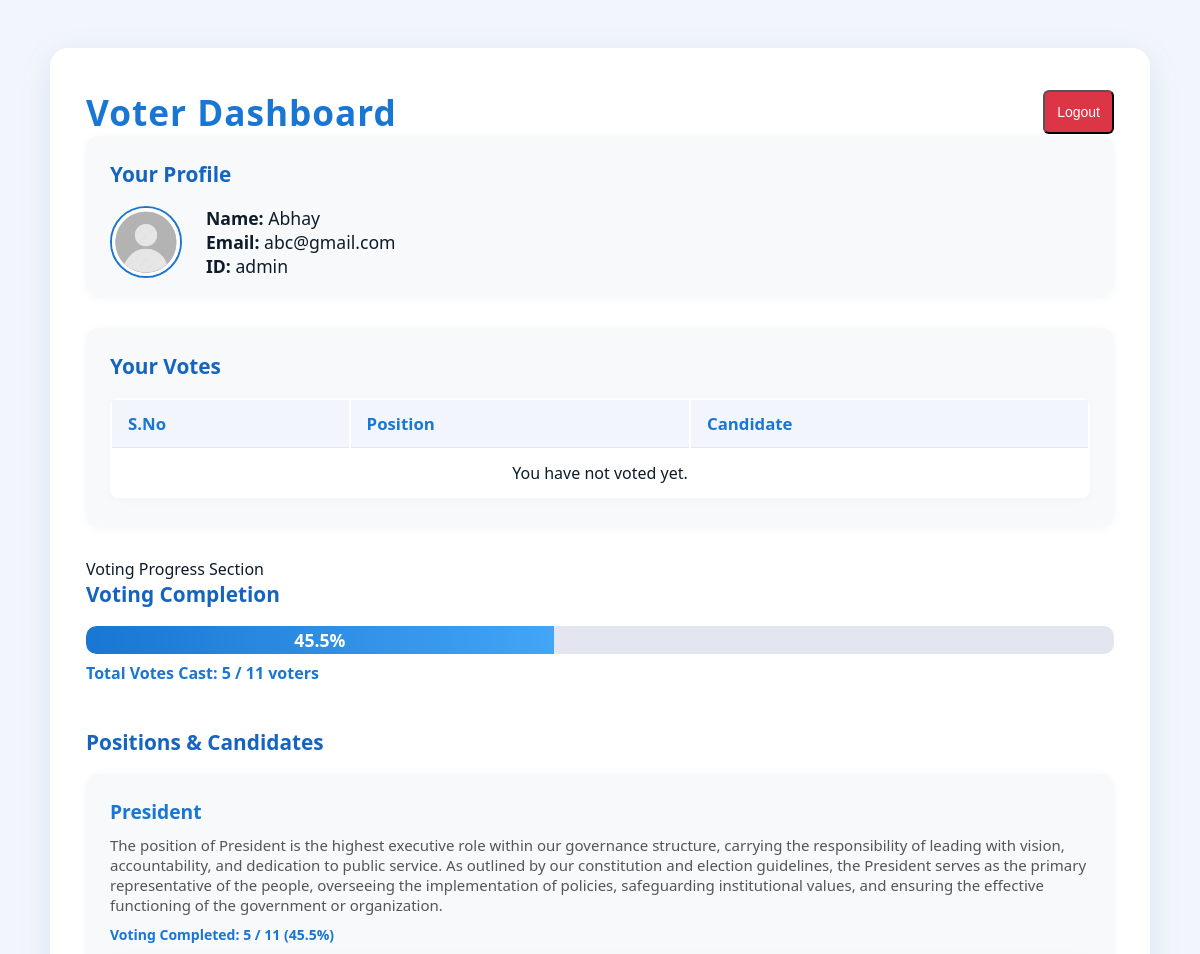
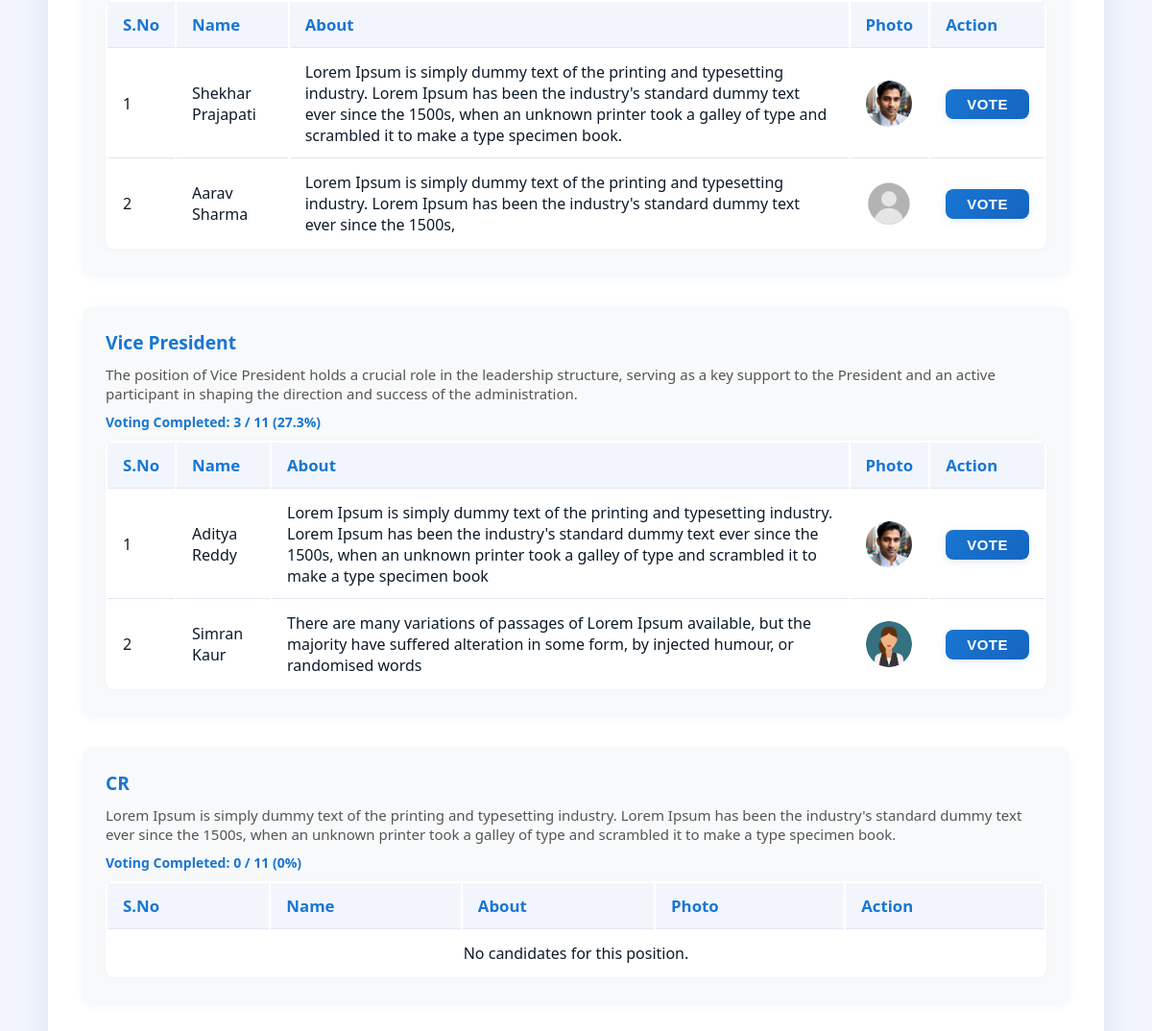
/user/voter/index.php (signed in), run on the app's committed database (2 pictures, top to bottom).
### tables this page shows
CREATE TABLE `positions` (
  `id` int(11) NOT NULL,
  `title` varchar(50) NOT NULL,
  `description` varchar(500) NOT NULL
);

CREATE TABLE `candidates` (
  `id` varchar(25) NOT NULL,
  `name` varchar(30) NOT NULL,
  `email` varchar(50) NOT NULL,
  `password` varchar(25) NOT NULL,
  `gender` varchar(15) NOT NULL,
  `about` varchar(500) NOT NULL,
  `position_id` int(11) NOT NULL,
  `photo` varchar(50) NOT NULL,
  `status` varchar(11) NOT NULL
);

### user/voter/index.php (the view, shortened to what this page needs)
<?php
    include "../../include/conn/conn.php";
?>
<!DOCTYPE html>
<html lang="en">
<head>
    <link rel="stylesheet" href="../../include/css/voter_dashboard.css">
    <link rel="stylesheet" href="../../include/css/admin.css">
</head>
<body>
    <div class="voter-dashboard-container">
        <div style="display: flex; justify-content: space-between; align-items: center;">
            <h1 class="dashboard-title" style="margin-bottom:0;">Voter Dashboard</h1>
            <form action="" method="POST" style="margin:0;">
                <button type="submit" class="logout-btn" name="logout" value="logout">Logout</button>
            </form>
        </div>
        <section class="profile-section" style="margin-bottom:32px;background:#f8f9fa;border-radius:12px;padding:24px 24px 18px 24px;box-shadow:0 2px 8px rgba(25,118,210,0.06);">
            <div class="section-title">Your Profile</div>
            <div class="profile-info" style="display:flex;align-items:center;gap:24px;">
                <img class="profile-photo" src="<?php echo isset($_SESSION['user']['photo']) ? '../../include/photo/' . $_SESSION['user']['photo'] : '../../include/img/login_bg.jpeg'; ?>" alt="Profile Photo" style="width:72px;height:72px;border-radius:50%;object-fit:cover;border:2px solid #1976d2;">
                <div class="profile-details" style="font-size:1.1rem;">
                    <div><strong>Name:</strong> <?php echo $_SESSION['user']['name']; ?></div>
                    <div><strong>Email:</strong> <?php echo $_SESSION['user']['email']; ?></div>
                    <div><strong>ID:</strong> <?php echo $_SESSION['user']['id']; ?></div>
                </div>
            </div>
        </section>
        <section class="votes-cast-section" style="margin-bottom:32px;background:#f8f9fa;border-radius:12px;padding:24px 24px 18px 24px;box-shadow:0 2px 8px rgba(25,118,210,0.06);">
            <div class="section-title">Your Votes</div>
            <table class="candidates-table">
                <thead>
                    <tr>
                        <th>S.No</th>
                        <th>Position</th>
                        <th>Candidate</th>
                    </tr>
                </thead>
                <tbody>
                <?php
                    $voter_id = $_SESSION['user']['id'];
                    $votes_query = "SELECT v.position_id, v.candidate_id, p.title as position_title, c.name as candidate_name FROM votes v JOIN positions p ON v.position_id = p.id JOIN candidates c ON v.candidate_id = c.id WHERE v.voter_id = '$voter_id'";
                    $votes_result = mysqli_query($conn, $votes_query);
                    if ($votes_result && mysqli_num_rows($votes_result) > 0) {
                        $sno = 1;
                        while ($vote = mysqli_fetch_assoc($votes_result)) {
                            echo '<tr>';
                            echo '<td>' . $sno++ . '</td>';
                            echo '<td>' . htmlspecialchars($vote['position_title']) . '</td>';
                            echo '<td>' . htmlspecialchars($vote['candidate_name']) . '</td>';
                            echo '</tr>';
                        }
                    } else {
                        echo '<tr><td colspan="3" style="text-align:center;">You have not voted yet.</td></tr>';
                    }
                ?>
                </tbody>
            </table>
        </section>
        Voting Progress Section
        <section class="voting-section">
            <div class="section-title">Voting Completion</div>
            <?php
                $votes_query = "select COUNT(*) as total_votes from votes group by position_id";
                $votes_result = mysqli_query($conn, $votes_query);
                $votes_count = 0;
                if ($votes_result) {
                    $votes_row = mysqli_fetch_assoc($votes_result);
                    $votes_count = $votes_row['total_votes'];
                }
                $voters_query = "select COUNT(*) as total_voters from voters";
                $voters_result = mysqli_query($conn, $voters_query);
                $voters_count = 1;
                if ($voters_result) {
                    $voters_row = mysqli_fetch_assoc($voters_result);
                    $voters_count = max(1, $voters_row['total_voters']);
                }
                $voting_percent = round(($votes_count / $voters_count) * 100, 1);
            ?>
            <div class="voting-progress-bar">
                <div class="voting-progress" style="width: <?php echo $voting_percent; ?>%;">
                    <?php echo $voting_percent; ?>%
                </div>
            </div>
            <div style="margin-top:8px;color:#1976d2;font-weight:600;">Total Votes Cast: <?php echo $votes_count; ?> / <?php echo $voters_count; ?> voters</div>
        </section>
        <br><br>
        <section class="positions-section">
            <div class="section-title">Positions & Candidates</div>
            <?php
                $positions_query = "SELECT * FROM positions";
                $positions_result = mysqli_query($conn, $positions_query);
                if ($positions_result && mysqli_num_rows($positions_result) > 0) {
                    while ($position = mysqli_fetch_assoc($positions_result)) {
                        $position_id = $position['id'];
                        echo '<div class="position-block">';
                        echo '<div class="position-title">' . htmlspecialchars($position['title']) . '</div>';
                        echo '<div style="margin-bottom:10px;color:#555;font-size:15px;">' . htmlspecialchars($position['description']) . '</div>';
                        $votes_pos_query = "SELECT COUNT(*) as votes_cast FROM votes WHERE position_id = $position_id";
                        $votes_pos_result = mysqli_query($conn, $votes_pos_query);
                        $votes_cast = 0;
                        if ($votes_pos_result) {
                            $votes_pos_row = mysqli_fetch_assoc($votes_pos_result);
                            $votes_cast = $votes_pos_row['votes_cast'];
                        }
                        $voters_query = "SELECT COUNT(*) as total_voters FROM voters";
                        $voters_result = mysqli_query($conn, $voters_query);
                        $voters_count = 1;
                        if ($voters_result) {
                            $voters_row = mysqli_fetch_assoc($voters_result);
                            $voters_count = max(1, $voters_row['total_voters']);
                        }
                        $percent = round(($votes_cast / $voters_count) * 100, 1);
                        echo '<div style="margin-bottom:10px;font-size:14px;color:#1976d2;font-weight:600;">Voting Completed: ' . $votes_cast . ' / ' . $voters_count . ' (' . $percent . '%)</div>';
                        $candidates_query = "SELECT * FROM candidates WHERE position_id = $position_id AND status = 'approved'";
                        $candidates_result = mysqli_query($conn, $candidates_query);
                        $voted_candidate_id = null;
                        echo '<table class="candidates-table">';
                        echo '<thead><tr><th>S.No</th><th>Name</th><th>About</th><th>Photo</th><th>Action</th></tr></thead>';
                        echo '<tbody>';
                        if ($candidates_result && mysqli_num_rows($candidates_result) > 0) {
                            $sno = 1;
                            while ($candidate = mysqli_fetch_assoc($candidates_result)) {
                                echo '<tr>';
                                echo '<td>' . $sno++ . '</td>';
                                echo '<td>' . htmlspecialchars($candidate['name']) . '</td>';
                                echo '<td>' . htmlspecialchars($candidate['about']) . '</td>';
                                echo '<td><img src="../../include/photo/' . htmlspecialchars($candidate['photo']) . '" alt="Photo" style="width:48px;height:48px;border-radius:50%;object-fit:cover;"></td>';
                                echo '<td>';
                                if ($voted_candidate_id) {
                                    if ($voted_candidate_id == $candidate['id']) {
                                        echo '<button class="vote-btn" disabled>Voted</button>';
                                    } else {
                                        echo '<button class="vote-btn" disabled>Can\'t vote</button>';
                                    }
                                } else {
                                    echo '<form method="POST" style="display:inline;">';
                                    echo '<button type="submit" class="vote-btn">Vote</button>';
                                    echo '</form>';
                                }
                                echo '</td>';
                                echo '</tr>';
                            }
                        } else {
                            echo '<tr><td colspan="5" style="text-align:center;">No candidates for this position.</td></tr>';
                        }
                        echo '</tbody></table>';
                        echo '</div>';
                    }
                } else {
                    echo '<div style="text-align:center;">No positions available.</div>';
                }
            ?>
        </section>
    </div>
</body>
</html>

### include/css/voter_dashboard.css (style rules this page uses)
body { font-family: 'Segoe UI', Tahoma, Geneva, Verdana, sans-serif; background: #f2f6fc; color: #0d1b2a; margin: 0; padding: 0; }
.voter-dashboard-container { max-width: 1100px; margin: 48px auto 0 auto; background: #fff; border-radius: 18px; box-shadow: 0 8px 32px rgba(13, 71, 161, 0.10); padding: 40px 36px 32px 36px; }
.dashboard-title { font-size: 2.2rem; font-weight: 700; color: #1976d2; margin-bottom: 32px; text-align: center; letter-spacing: 1px; }
.section-title { font-size: 1.3rem; font-weight: 600; color: #1565c0; margin-bottom: 18px; }
.position-block { background: #f8f9fa; border-radius: 12px; margin-bottom: 32px; padding: 24px 24px 18px 24px; box-shadow: 0 2px 8px rgba(25, 118, 210, 0.06); }
.position-title { font-size: 1.2rem; font-weight: 600; color: #1976d2; margin-bottom: 10px; }
.candidates-table { width: 100%; border-collapse: separate; border-radius: 8px; overflow: hidden; background: #fff; box-shadow: 0 2px 8px rgba(25, 118, 210, 0.04); margin-bottom: 10px; }
.candidates-table th, .candidates-table td { padding: 12px 16px; border-bottom: 1px solid #e3e6f0; text-align: left; }
.candidates-table th { background: #f2f6fc; color: #1976d2; font-size: 1.05rem; font-weight: 600; }
.candidates-table tr:last-child td { border-bottom: none; }
.vote-btn { background: linear-gradient(135deg, #1976d2 0%, #1565c0 100%); color: white; border: none; padding: 7px 22px; border-radius: 8px; font-size: 15px; font-weight: 600; cursor: pointer; transition: all 0.3s ease; box-shadow: 0 2px 8px rgba(25, 118, 210, 0.13); text-transform: uppercase; letter-spacing: 0.5px; }
.voting-progress-bar { width: 100%; background: #e3e6f0; border-radius: 10px; height: 28px; margin-top: 10px; overflow: hidden; }
.voting-progress { height: 100%; background: linear-gradient(90deg, #1976d2 0%, #42a5f5 100%); border-radius: 10px 0 0 10px; color: #fff; font-weight: 600; font-size: 1.1rem; display: flex; align-items: center; justify-content: center; transition: width 0.5s; }
.profile-section, .votes-cast-section { margin-bottom: 32px; background: #f8f9fa; border-radius: 12px; padding: 24px 24px 18px 24px; box-shadow: 0 2px 8px rgba(25, 118, 210, 0.06); }
.profile-info { display: flex; align-items: center; gap: 24px; }
.profile-photo { width: 72px; height: 72px; border-radius: 50%; object-fit: cover; border: 2px solid #1976d2; }
.profile-details { font-size: 1.1rem; }
.votes-cast-section { max-height: 320px; overflow-y: auto; }
.votes-cast-section .candidates-table { min-width: 400px; width: 100%; display: table; max-width: none; overflow-x: unset; }

### include/css/admin.css (style rules this page uses)
* { margin: 0; padding: 0; box-sizing: border-box; }
body { font-family: 'Segoe UI', Tahoma, Geneva, Verdana, sans-serif; color: #0d1b2a; background: #f2f6fc; overflow-x: hidden; }
.logout-btn { display: block; width: 100%; padding: 12px; background: #dc3545; color: white; text-decoration: none; text-align: center; border-radius: 6px; font-weight: 500; font-size: 14px; }

### data on the page
positions: title "President", description "The position of President is the highest executive role within our governance structure, carrying the responsibility of leading with vision, accountability, and dedication to public service. As outlined by our constitution and election guidelines, the President serves as the primary representative of the people, overseeing the implementation of policies, safeguarding institutional values, and ensuring the effective functioning of the government or organization.", votes_cast "5", voters_count "11", percent "45.5"
candidates: name "Shekhar Prajapati", about "Lorem Ipsum is simply dummy text of the printing and typesetting industry. Lorem Ipsum has been the industry's standard dummy text ever since the 1500s, when an unknown printer took a galley of type and scrambled it to make a type specimen book.", photo (picture)
candidates: name "Aarav Sharma", about "Lorem Ipsum is simply dummy text of the printing and typesetting industry. Lorem Ipsum has been the industry's standard dummy text ever since the 1500s,", photo (placeholder picture)
positions: title "Vice President", description "The position of Vice President holds a crucial role in the leadership structure, serving as a key support to the President and an active participant in shaping the direction and success of the administration.", votes_cast "3", voters_count "11", percent "27.3"
candidates: name "Aditya Reddy", about "Lorem Ipsum is simply dummy text of the printing and typesetting industry. Lorem Ipsum has been the industry's standard dummy text ever since the 1500s, when an unknown printer took a galley of type and scrambled it to make a type specimen book", photo (picture)
candidates: name "Simran Kaur", about "There are many variations of passages of Lorem Ipsum available, but the majority have suffered alteration in some form, by injected humour, or randomised words", photo (picture)
positions: title "CR", description "Lorem Ipsum is simply dummy text of the printing and typesetting industry. Lorem Ipsum has been the industry's standard dummy text ever since the 1500s, when an unknown printer took a galley of type and scrambled it to make a type specimen book.", votes_cast "0", voters_count "11", percent "0", shows "No candidates for this position."

### other printed values
$_SESSION['user']['name'] "Abhay"
$_SESSION['user']['email'] "abc@gmail.com"
$_SESSION['user']['id'] "admin"
$voting_percent "45.5"
$votes_count "5"
$voters_count "11"
